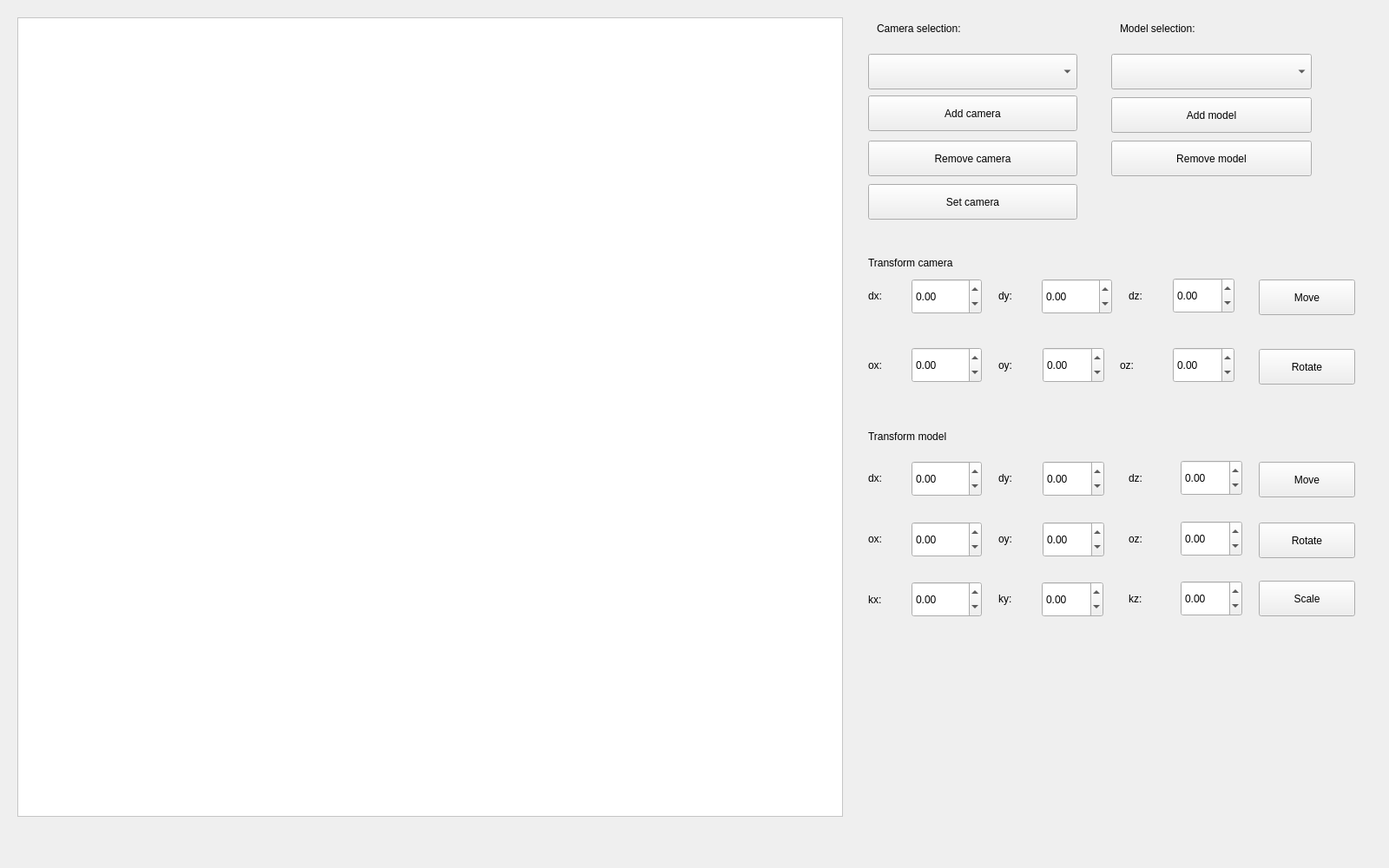
<?xml version="1.0" encoding="UTF-8"?>
<ui version="4.0">
 <class>MainWindow</class>
 <widget class="QMainWindow" name="MainWindow">
  <property name="geometry">
   <rect>
    <x>0</x>
    <y>0</y>
    <width>1600</width>
    <height>1000</height>
   </rect>
  </property>
  <property name="windowTitle">
   <string>3D Viewer</string>
  </property>
  <widget class="QWidget" name="centralwidget">
   <widget class="QPushButton" name="pushButton_AddCamera">
    <property name="geometry">
     <rect>
      <x>1000</x>
      <y>110</y>
      <width>241</width>
      <height>41</height>
     </rect>
    </property>
    <property name="text">
     <string>Add camera</string>
    </property>
   </widget>
   <widget class="QComboBox" name="comboBoxModel">
    <property name="geometry">
     <rect>
      <x>1280</x>
      <y>62</y>
      <width>231</width>
      <height>41</height>
     </rect>
    </property>
   </widget>
   <widget class="QPushButton" name="pushButton_AddModel">
    <property name="geometry">
     <rect>
      <x>1280</x>
      <y>112</y>
      <width>231</width>
      <height>41</height>
     </rect>
    </property>
    <property name="text">
     <string>Add model</string>
    </property>
   </widget>
   <widget class="QComboBox" name="comboBoxCamera">
    <property name="geometry">
     <rect>
      <x>1000</x>
      <y>62</y>
      <width>241</width>
      <height>41</height>
     </rect>
    </property>
   </widget>
   <widget class="QLabel" name="label">
    <property name="geometry">
     <rect>
      <x>1290</x>
      <y>12</y>
      <width>251</width>
      <height>41</height>
     </rect>
    </property>
    <property name="text">
     <string>Model selection:</string>
    </property>
   </widget>
   <widget class="QPushButton" name="pushButton_RemoveModel">
    <property name="geometry">
     <rect>
      <x>1280</x>
      <y>162</y>
      <width>231</width>
      <height>41</height>
     </rect>
    </property>
    <property name="text">
     <string>Remove model</string>
    </property>
   </widget>
   <widget class="QLabel" name="label_2">
    <property name="geometry">
     <rect>
      <x>1010</x>
      <y>12</y>
      <width>211</width>
      <height>41</height>
     </rect>
    </property>
    <property name="text">
     <string>Сamera selection:</string>
    </property>
   </widget>
   <widget class="QPushButton" name="pushButton_RemoveCamera">
    <property name="geometry">
     <rect>
      <x>1000</x>
      <y>162</y>
      <width>241</width>
      <height>41</height>
     </rect>
    </property>
    <property name="text">
     <string>Remove camera</string>
    </property>
   </widget>
   <widget class="QPushButton" name="pushButton_SetCamera">
    <property name="geometry">
     <rect>
      <x>1000</x>
      <y>212</y>
      <width>241</width>
      <height>41</height>
     </rect>
    </property>
    <property name="text">
     <string>Set camera</string>
    </property>
   </widget>
   <widget class="QLabel" name="label_3">
    <property name="geometry">
     <rect>
      <x>1000</x>
      <y>530</y>
      <width>51</width>
      <height>41</height>
     </rect>
    </property>
    <property name="text">
     <string>dx:</string>
    </property>
   </widget>
   <widget class="QLabel" name="label_4">
    <property name="geometry">
     <rect>
      <x>1150</x>
      <y>530</y>
      <width>51</width>
      <height>41</height>
     </rect>
    </property>
    <property name="text">
     <string>dy:</string>
    </property>
   </widget>
   <widget class="QLabel" name="label_5">
    <property name="geometry">
     <rect>
      <x>1300</x>
      <y>530</y>
      <width>61</width>
      <height>41</height>
     </rect>
    </property>
    <property name="text">
     <string>dz:</string>
    </property>
   </widget>
   <widget class="QPushButton" name="pushButton_moveModel">
    <property name="geometry">
     <rect>
      <x>1450</x>
      <y>532</y>
      <width>111</width>
      <height>41</height>
     </rect>
    </property>
    <property name="text">
     <string>Move</string>
    </property>
   </widget>
   <widget class="QDoubleSpinBox" name="doubleSpinBoxDx">
    <property name="geometry">
     <rect>
      <x>1050</x>
      <y>531</y>
      <width>81</width>
      <height>41</height>
     </rect>
    </property>
    <property name="minimum">
     <double>-500.000000000000000</double>
    </property>
    <property name="maximum">
     <double>500.000000000000000</double>
    </property>
   </widget>
   <widget class="QDoubleSpinBox" name="doubleSpinBoxDy">
    <property name="geometry">
     <rect>
      <x>1201</x>
      <y>531</y>
      <width>71</width>
      <height>41</height>
     </rect>
    </property>
    <property name="minimum">
     <double>-500.000000000000000</double>
    </property>
    <property name="maximum">
     <double>500.000000000000000</double>
    </property>
   </widget>
   <widget class="QDoubleSpinBox" name="doubleSpinBoxDz">
    <property name="geometry">
     <rect>
      <x>1360</x>
      <y>530</y>
      <width>71</width>
      <height>41</height>
     </rect>
    </property>
    <property name="minimum">
     <double>-500.000000000000000</double>
    </property>
    <property name="maximum">
     <double>500.000000000000000</double>
    </property>
   </widget>
   <widget class="QPushButton" name="pushButton_rotateModel">
    <property name="geometry">
     <rect>
      <x>1450</x>
      <y>602</y>
      <width>111</width>
      <height>41</height>
     </rect>
    </property>
    <property name="text">
     <string>Rotate</string>
    </property>
   </widget>
   <widget class="QDoubleSpinBox" name="doubleSpinBoxOz">
    <property name="geometry">
     <rect>
      <x>1360</x>
      <y>600</y>
      <width>71</width>
      <height>41</height>
     </rect>
    </property>
    <property name="minimum">
     <double>-500.000000000000000</double>
    </property>
    <property name="maximum">
     <double>500.000000000000000</double>
    </property>
   </widget>
   <widget class="QDoubleSpinBox" name="doubleSpinBoxOy">
    <property name="geometry">
     <rect>
      <x>1201</x>
      <y>601</y>
      <width>71</width>
      <height>41</height>
     </rect>
    </property>
    <property name="minimum">
     <double>-500.000000000000000</double>
    </property>
    <property name="maximum">
     <double>500.000000000000000</double>
    </property>
   </widget>
   <widget class="QLabel" name="label_10">
    <property name="geometry">
     <rect>
      <x>1000</x>
      <y>600</y>
      <width>41</width>
      <height>41</height>
     </rect>
    </property>
    <property name="text">
     <string>ox:</string>
    </property>
   </widget>
   <widget class="QLabel" name="label_11">
    <property name="geometry">
     <rect>
      <x>1150</x>
      <y>600</y>
      <width>51</width>
      <height>41</height>
     </rect>
    </property>
    <property name="text">
     <string>oy:</string>
    </property>
   </widget>
   <widget class="QLabel" name="label_12">
    <property name="geometry">
     <rect>
      <x>1300</x>
      <y>600</y>
      <width>51</width>
      <height>41</height>
     </rect>
    </property>
    <property name="text">
     <string>oz:</string>
    </property>
   </widget>
   <widget class="QDoubleSpinBox" name="doubleSpinBoxOx">
    <property name="geometry">
     <rect>
      <x>1050</x>
      <y>601</y>
      <width>81</width>
      <height>41</height>
     </rect>
    </property>
    <property name="minimum">
     <double>-500.000000000000000</double>
    </property>
    <property name="maximum">
     <double>500.000000000000000</double>
    </property>
   </widget>
   <widget class="QLabel" name="label_6">
    <property name="geometry">
     <rect>
      <x>1150</x>
      <y>320</y>
      <width>51</width>
      <height>41</height>
     </rect>
    </property>
    <property name="text">
     <string>dy:</string>
    </property>
   </widget>
   <widget class="QPushButton" name="pushButton_moveCamera">
    <property name="geometry">
     <rect>
      <x>1450</x>
      <y>322</y>
      <width>111</width>
      <height>41</height>
     </rect>
    </property>
    <property name="text">
     <string>Move</string>
    </property>
   </widget>
   <widget class="QLabel" name="label_13">
    <property name="geometry">
     <rect>
      <x>1000</x>
      <y>320</y>
      <width>51</width>
      <height>41</height>
     </rect>
    </property>
    <property name="text">
     <string>dx:</string>
    </property>
   </widget>
   <widget class="QDoubleSpinBox" name="doubleSpinBoxDx_c">
    <property name="geometry">
     <rect>
      <x>1050</x>
      <y>321</y>
      <width>81</width>
      <height>41</height>
     </rect>
    </property>
    <property name="minimum">
     <double>-500.000000000000000</double>
    </property>
    <property name="maximum">
     <double>500.000000000000000</double>
    </property>
   </widget>
   <widget class="QDoubleSpinBox" name="doubleSpinBoxDz_c">
    <property name="geometry">
     <rect>
      <x>1351</x>
      <y>320</y>
      <width>71</width>
      <height>41</height>
     </rect>
    </property>
    <property name="minimum">
     <double>-500.000000000000000</double>
    </property>
    <property name="maximum">
     <double>500.000000000000000</double>
    </property>
   </widget>
   <widget class="QLabel" name="label_14">
    <property name="geometry">
     <rect>
      <x>1300</x>
      <y>320</y>
      <width>51</width>
      <height>41</height>
     </rect>
    </property>
    <property name="text">
     <string>dz:</string>
    </property>
   </widget>
   <widget class="QDoubleSpinBox" name="doubleSpinBoxDy_c">
    <property name="geometry">
     <rect>
      <x>1200</x>
      <y>321</y>
      <width>81</width>
      <height>41</height>
     </rect>
    </property>
    <property name="minimum">
     <double>-500.000000000000000</double>
    </property>
    <property name="maximum">
     <double>500.000000000000000</double>
    </property>
   </widget>
   <widget class="QLabel" name="label_15">
    <property name="geometry">
     <rect>
      <x>1150</x>
      <y>400</y>
      <width>51</width>
      <height>41</height>
     </rect>
    </property>
    <property name="text">
     <string>oy:</string>
    </property>
   </widget>
   <widget class="QLabel" name="label_16">
    <property name="geometry">
     <rect>
      <x>1000</x>
      <y>400</y>
      <width>51</width>
      <height>41</height>
     </rect>
    </property>
    <property name="text">
     <string>ox:</string>
    </property>
   </widget>
   <widget class="QPushButton" name="pushButton_rotateCamera">
    <property name="geometry">
     <rect>
      <x>1450</x>
      <y>402</y>
      <width>111</width>
      <height>41</height>
     </rect>
    </property>
    <property name="text">
     <string>Rotate</string>
    </property>
   </widget>
   <widget class="QDoubleSpinBox" name="doubleSpinBoxOy_c">
    <property name="geometry">
     <rect>
      <x>1201</x>
      <y>400</y>
      <width>71</width>
      <height>41</height>
     </rect>
    </property>
    <property name="minimum">
     <double>-500.000000000000000</double>
    </property>
    <property name="maximum">
     <double>500.000000000000000</double>
    </property>
   </widget>
   <widget class="QDoubleSpinBox" name="doubleSpinBoxOz_c">
    <property name="geometry">
     <rect>
      <x>1351</x>
      <y>400</y>
      <width>71</width>
      <height>41</height>
     </rect>
    </property>
    <property name="minimum">
     <double>-500.000000000000000</double>
    </property>
    <property name="maximum">
     <double>500.000000000000000</double>
    </property>
   </widget>
   <widget class="QLabel" name="label_17">
    <property name="geometry">
     <rect>
      <x>1290</x>
      <y>400</y>
      <width>61</width>
      <height>41</height>
     </rect>
    </property>
    <property name="text">
     <string>oz:</string>
    </property>
   </widget>
   <widget class="QDoubleSpinBox" name="doubleSpinBoxOx_c">
    <property name="geometry">
     <rect>
      <x>1050</x>
      <y>400</y>
      <width>81</width>
      <height>41</height>
     </rect>
    </property>
    <property name="minimum">
     <double>-500.000000000000000</double>
    </property>
    <property name="maximum">
     <double>500.000000000000000</double>
    </property>
   </widget>
   <widget class="QGraphicsView" name="graphicsView">
    <property name="geometry">
     <rect>
      <x>20</x>
      <y>20</y>
      <width>951</width>
      <height>921</height>
     </rect>
    </property>
    <property name="palette">
     <palette>
      <active>
       <colorrole role="WindowText">
        <brush brushstyle="SolidPattern">
         <color alpha="255">
          <red>0</red>
          <green>0</green>
          <blue>0</blue>
         </color>
        </brush>
       </colorrole>
       <colorrole role="Button">
        <brush brushstyle="SolidPattern">
         <color alpha="255">
          <red>255</red>
          <green>255</green>
          <blue>255</blue>
         </color>
        </brush>
       </colorrole>
       <colorrole role="Light">
        <brush brushstyle="SolidPattern">
         <color alpha="255">
          <red>255</red>
          <green>255</green>
          <blue>255</blue>
         </color>
        </brush>
       </colorrole>
       <colorrole role="Midlight">
        <brush brushstyle="SolidPattern">
         <color alpha="255">
          <red>255</red>
          <green>255</green>
          <blue>255</blue>
         </color>
        </brush>
       </colorrole>
       <colorrole role="Dark">
        <brush brushstyle="SolidPattern">
         <color alpha="255">
          <red>127</red>
          <green>127</green>
          <blue>127</blue>
         </color>
        </brush>
       </colorrole>
       <colorrole role="Mid">
        <brush brushstyle="SolidPattern">
         <color alpha="255">
          <red>170</red>
          <green>170</green>
          <blue>170</blue>
         </color>
        </brush>
       </colorrole>
       <colorrole role="Text">
        <brush brushstyle="SolidPattern">
         <color alpha="255">
          <red>0</red>
          <green>0</green>
          <blue>0</blue>
         </color>
        </brush>
       </colorrole>
       <colorrole role="BrightText">
        <brush brushstyle="SolidPattern">
         <color alpha="255">
          <red>255</red>
          <green>255</green>
          <blue>255</blue>
         </color>
        </brush>
       </colorrole>
       <colorrole role="ButtonText">
        <brush brushstyle="SolidPattern">
         <color alpha="255">
          <red>0</red>
          <green>0</green>
          <blue>0</blue>
         </color>
        </brush>
       </colorrole>
       <colorrole role="Base">
        <brush brushstyle="SolidPattern">
         <color alpha="255">
          <red>255</red>
          <green>255</green>
          <blue>255</blue>
         </color>
        </brush>
       </colorrole>
       <colorrole role="Window">
        <brush brushstyle="SolidPattern">
         <color alpha="255">
          <red>255</red>
          <green>255</green>
          <blue>255</blue>
         </color>
        </brush>
       </colorrole>
       <colorrole role="Shadow">
        <brush brushstyle="SolidPattern">
         <color alpha="255">
          <red>0</red>
          <green>0</green>
          <blue>0</blue>
         </color>
        </brush>
       </colorrole>
       <colorrole role="AlternateBase">
        <brush brushstyle="SolidPattern">
         <color alpha="255">
          <red>255</red>
          <green>255</green>
          <blue>255</blue>
         </color>
        </brush>
       </colorrole>
       <colorrole role="ToolTipBase">
        <brush brushstyle="SolidPattern">
         <color alpha="255">
          <red>255</red>
          <green>255</green>
          <blue>220</blue>
         </color>
        </brush>
       </colorrole>
       <colorrole role="ToolTipText">
        <brush brushstyle="SolidPattern">
         <color alpha="255">
          <red>0</red>
          <green>0</green>
          <blue>0</blue>
         </color>
        </brush>
       </colorrole>
       <colorrole role="PlaceholderText">
        <brush brushstyle="NoBrush">
         <color alpha="128">
          <red>0</red>
          <green>0</green>
          <blue>0</blue>
         </color>
        </brush>
       </colorrole>
      </active>
      <inactive>
       <colorrole role="WindowText">
        <brush brushstyle="SolidPattern">
         <color alpha="255">
          <red>0</red>
          <green>0</green>
          <blue>0</blue>
         </color>
        </brush>
       </colorrole>
       <colorrole role="Button">
        <brush brushstyle="SolidPattern">
         <color alpha="255">
          <red>255</red>
          <green>255</green>
          <blue>255</blue>
         </color>
        </brush>
       </colorrole>
       <colorrole role="Light">
        <brush brushstyle="SolidPattern">
         <color alpha="255">
          <red>255</red>
          <green>255</green>
          <blue>255</blue>
         </color>
        </brush>
       </colorrole>
       <colorrole role="Midlight">
        <brush brushstyle="SolidPattern">
         <color alpha="255">
          <red>255</red>
          <green>255</green>
          <blue>255</blue>
         </color>
        </brush>
       </colorrole>
       <colorrole role="Dark">
        <brush brushstyle="SolidPattern">
         <color alpha="255">
          <red>127</red>
          <green>127</green>
          <blue>127</blue>
         </color>
        </brush>
       </colorrole>
       <colorrole role="Mid">
        <brush brushstyle="SolidPattern">
         <color alpha="255">
          <red>170</red>
          <green>170</green>
          <blue>170</blue>
         </color>
        </brush>
       </colorrole>
       <colorrole role="Text">
        <brush brushstyle="SolidPattern">
         <color alpha="255">
          <red>0</red>
          <green>0</green>
          <blue>0</blue>
         </color>
        </brush>
       </colorrole>
       <colorrole role="BrightText">
        <brush brushstyle="SolidPattern">
         <color alpha="255">
          <red>255</red>
          <green>255</green>
          <blue>255</blue>
         </color>
        </brush>
       </colorrole>
       <colorrole role="ButtonText">
        <brush brushstyle="SolidPattern">
         <color alpha="255">
          <red>0</red>
          <green>0</green>
          <blue>0</blue>
         </color>
        </brush>
       </colorrole>
       <colorrole role="Base">
        <brush brushstyle="SolidPattern">
         <color alpha="255">
          <red>255</red>
          <green>255</green>
          <blue>255</blue>
         </color>
        </brush>
       </colorrole>
       <colorrole role="Window">
        <brush brushstyle="SolidPattern">
         <color alpha="255">
          <red>255</red>
          <green>255</green>
          <blue>255</blue>
         </color>
        </brush>
       </colorrole>
       <colorrole role="Shadow">
        <brush brushstyle="SolidPattern">
         <color alpha="255">
          <red>0</red>
          <green>0</green>
          <blue>0</blue>
         </color>
        </brush>
       </colorrole>
       <colorrole role="AlternateBase">
        <brush brushstyle="SolidPattern">
         <color alpha="255">
          <red>255</red>
          <green>255</green>
          <blue>255</blue>
         </color>
        </brush>
       </colorrole>
       <colorrole role="ToolTipBase">
        <brush brushstyle="SolidPattern">
         <color alpha="255">
          <red>255</red>
          <green>255</green>
          <blue>220</blue>
         </color>
        </brush>
       </colorrole>
       <colorrole role="ToolTipText">
        <brush brushstyle="SolidPattern">
         <color alpha="255">
          <red>0</red>
          <green>0</green>
          <blue>0</blue>
         </color>
        </brush>
       </colorrole>
       <colorrole role="PlaceholderText">
        <brush brushstyle="NoBrush">
         <color alpha="128">
          <red>0</red>
          <green>0</green>
          <blue>0</blue>
         </color>
        </brush>
       </colorrole>
      </inactive>
      <disabled>
       <colorrole role="WindowText">
        <brush brushstyle="SolidPattern">
         <color alpha="255">
          <red>127</red>
          <green>127</green>
          <blue>127</blue>
         </color>
        </brush>
       </colorrole>
       <colorrole role="Button">
        <brush brushstyle="SolidPattern">
         <color alpha="255">
          <red>255</red>
          <green>255</green>
          <blue>255</blue>
         </color>
        </brush>
       </colorrole>
       <colorrole role="Light">
        <brush brushstyle="SolidPattern">
         <color alpha="255">
          <red>255</red>
          <green>255</green>
          <blue>255</blue>
         </color>
        </brush>
       </colorrole>
       <colorrole role="Midlight">
        <brush brushstyle="SolidPattern">
         <color alpha="255">
          <red>255</red>
          <green>255</green>
          <blue>255</blue>
         </color>
        </brush>
       </colorrole>
       <colorrole role="Dark">
        <brush brushstyle="SolidPattern">
         <color alpha="255">
          <red>127</red>
          <green>127</green>
          <blue>127</blue>
         </color>
        </brush>
       </colorrole>
       <colorrole role="Mid">
        <brush brushstyle="SolidPattern">
         <color alpha="255">
          <red>170</red>
          <green>170</green>
          <blue>170</blue>
         </color>
        </brush>
       </colorrole>
       <colorrole role="Text">
        <brush brushstyle="SolidPattern">
         <color alpha="255">
          <red>127</red>
          <green>127</green>
          <blue>127</blue>
         </color>
        </brush>
       </colorrole>
       <colorrole role="BrightText">
        <brush brushstyle="SolidPattern">
         <color alpha="255">
          <red>255</red>
          <green>255</green>
          <blue>255</blue>
         </color>
        </brush>
       </colorrole>
       <colorrole role="ButtonText">
        <brush brushstyle="SolidPattern">
         <color alpha="255">
          <red>127</red>
          <green>127</green>
          <blue>127</blue>
         </color>
        </brush>
       </colorrole>
       <colorrole role="Base">
        <brush brushstyle="SolidPattern">
         <color alpha="255">
          <red>255</red>
          <green>255</green>
          <blue>255</blue>
         </color>
        </brush>
       </colorrole>
       <colorrole role="Window">
        <brush brushstyle="SolidPattern">
         <color alpha="255">
          <red>255</red>
          <green>255</green>
          <blue>255</blue>
         </color>
        </brush>
       </colorrole>
       <colorrole role="Shadow">
        <brush brushstyle="SolidPattern">
         <color alpha="255">
          <red>0</red>
          <green>0</green>
          <blue>0</blue>
         </color>
        </brush>
       </colorrole>
       <colorrole role="AlternateBase">
        <brush brushstyle="SolidPattern">
         <color alpha="255">
          <red>255</red>
          <green>255</green>
          <blue>255</blue>
         </color>
        </brush>
       </colorrole>
       <colorrole role="ToolTipBase">
        <brush brushstyle="SolidPattern">
         <color alpha="255">
          <red>255</red>
          <green>255</green>
          <blue>220</blue>
         </color>
        </brush>
       </colorrole>
       <colorrole role="ToolTipText">
        <brush brushstyle="SolidPattern">
         <color alpha="255">
          <red>0</red>
          <green>0</green>
          <blue>0</blue>
         </color>
        </brush>
       </colorrole>
       <colorrole role="PlaceholderText">
        <brush brushstyle="NoBrush">
         <color alpha="128">
          <red>0</red>
          <green>0</green>
          <blue>0</blue>
         </color>
        </brush>
       </colorrole>
      </disabled>
     </palette>
    </property>
    <property name="autoFillBackground">
     <bool>false</bool>
    </property>
   </widget>
   <widget class="QLabel" name="label_18">
    <property name="geometry">
     <rect>
      <x>1000</x>
      <y>282</y>
      <width>441</width>
      <height>41</height>
     </rect>
    </property>
    <property name="text">
     <string>Transform camera</string>
    </property>
   </widget>
   <widget class="QLabel" name="label_19">
    <property name="geometry">
     <rect>
      <x>1000</x>
      <y>482</y>
      <width>461</width>
      <height>41</height>
     </rect>
    </property>
    <property name="text">
     <string>Transform model</string>
    </property>
   </widget>
   <widget class="QDoubleSpinBox" name="doubleSpinBoxKy">
    <property name="geometry">
     <rect>
      <x>1200</x>
      <y>670</y>
      <width>71</width>
      <height>41</height>
     </rect>
    </property>
    <property name="minimum">
     <double>-500.000000000000000</double>
    </property>
    <property name="maximum">
     <double>500.000000000000000</double>
    </property>
   </widget>
   <widget class="QLabel" name="label_8">
    <property name="geometry">
     <rect>
      <x>1150</x>
      <y>669</y>
      <width>41</width>
      <height>41</height>
     </rect>
    </property>
    <property name="text">
     <string>ky:</string>
    </property>
   </widget>
   <widget class="QPushButton" name="pushButton_scaleModel">
    <property name="geometry">
     <rect>
      <x>1450</x>
      <y>669</y>
      <width>111</width>
      <height>41</height>
     </rect>
    </property>
    <property name="text">
     <string>Scale</string>
    </property>
   </widget>
   <widget class="QLabel" name="label_7">
    <property name="geometry">
     <rect>
      <x>1300</x>
      <y>669</y>
      <width>51</width>
      <height>41</height>
     </rect>
    </property>
    <property name="text">
     <string>kz:</string>
    </property>
   </widget>
   <widget class="QLabel" name="label_9">
    <property name="geometry">
     <rect>
      <x>1000</x>
      <y>670</y>
      <width>51</width>
      <height>41</height>
     </rect>
    </property>
    <property name="text">
     <string>kx:</string>
    </property>
   </widget>
   <widget class="QDoubleSpinBox" name="doubleSpinBoxKz">
    <property name="geometry">
     <rect>
      <x>1360</x>
      <y>669</y>
      <width>71</width>
      <height>41</height>
     </rect>
    </property>
    <property name="minimum">
     <double>-500.000000000000000</double>
    </property>
    <property name="maximum">
     <double>500.000000000000000</double>
    </property>
   </widget>
   <widget class="QDoubleSpinBox" name="doubleSpinBoxKx">
    <property name="geometry">
     <rect>
      <x>1050</x>
      <y>670</y>
      <width>81</width>
      <height>41</height>
     </rect>
    </property>
    <property name="minimum">
     <double>-500.000000000000000</double>
    </property>
    <property name="maximum">
     <double>500.000000000000000</double>
    </property>
   </widget>
   <zorder>graphicsView</zorder>
   <zorder>pushButton_AddCamera</zorder>
   <zorder>comboBoxModel</zorder>
   <zorder>pushButton_AddModel</zorder>
   <zorder>comboBoxCamera</zorder>
   <zorder>label</zorder>
   <zorder>pushButton_RemoveModel</zorder>
   <zorder>label_2</zorder>
   <zorder>pushButton_RemoveCamera</zorder>
   <zorder>pushButton_SetCamera</zorder>
   <zorder>label_3</zorder>
   <zorder>label_4</zorder>
   <zorder>label_5</zorder>
   <zorder>pushButton_moveModel</zorder>
   <zorder>doubleSpinBoxDx</zorder>
   <zorder>doubleSpinBoxDy</zorder>
   <zorder>doubleSpinBoxDz</zorder>
   <zorder>pushButton_rotateModel</zorder>
   <zorder>doubleSpinBoxOz</zorder>
   <zorder>doubleSpinBoxOy</zorder>
   <zorder>label_10</zorder>
   <zorder>label_11</zorder>
   <zorder>label_12</zorder>
   <zorder>doubleSpinBoxOx</zorder>
   <zorder>label_6</zorder>
   <zorder>pushButton_moveCamera</zorder>
   <zorder>label_13</zorder>
   <zorder>doubleSpinBoxDx_c</zorder>
   <zorder>doubleSpinBoxDz_c</zorder>
   <zorder>label_14</zorder>
   <zorder>doubleSpinBoxDy_c</zorder>
   <zorder>label_15</zorder>
   <zorder>label_16</zorder>
   <zorder>pushButton_rotateCamera</zorder>
   <zorder>doubleSpinBoxOy_c</zorder>
   <zorder>doubleSpinBoxOz_c</zorder>
   <zorder>label_17</zorder>
   <zorder>doubleSpinBoxOx_c</zorder>
   <zorder>label_18</zorder>
   <zorder>label_19</zorder>
   <zorder>doubleSpinBoxKy</zorder>
   <zorder>label_8</zorder>
   <zorder>pushButton_scaleModel</zorder>
   <zorder>label_7</zorder>
   <zorder>label_9</zorder>
   <zorder>doubleSpinBoxKz</zorder>
   <zorder>doubleSpinBoxKx</zorder>
  </widget>
 </widget>
 <resources/>
 <connections/>
</ui>
